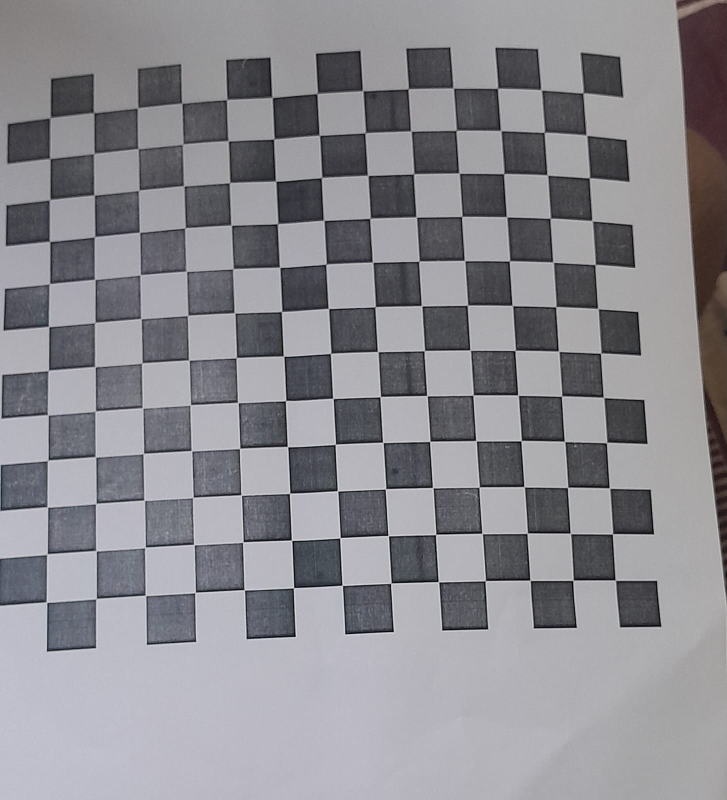
#> input picture Level 1/chessboard/11.jpeg, 1454 x 1600 px, given in place of 11.webp, which was not available (shown at 1/2 size)
$ python first.py
#> lines starting #> are read from the running program, lines starting #| are printed output that depends on the picture
import cv2 as cv

img = cv.imread('11.webp', 0)
#> img: shape (1600, 1454); min 0, max 230, mean 140.3
cv.imwrite('new_img.jpg', img)
cv.imshow('Image1', img)
img=cv.resize(img,(500,500),fx=1,fy=1,interpolation=cv.INTER_AREA)
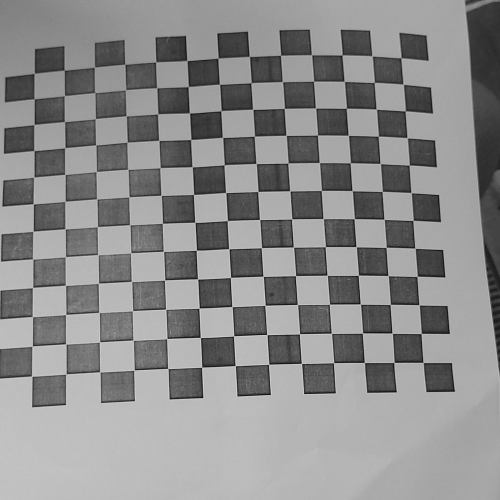
#> img: shape (500, 500); min 12, max 208, mean 140.3
cv.imshow('Image2', img)
cv.waitKey(0)
cv.destroyAllWindows()

$ run again, with Level 1/chessboard/1.jpeg copied over Level 1/chessboard/11.jpeg
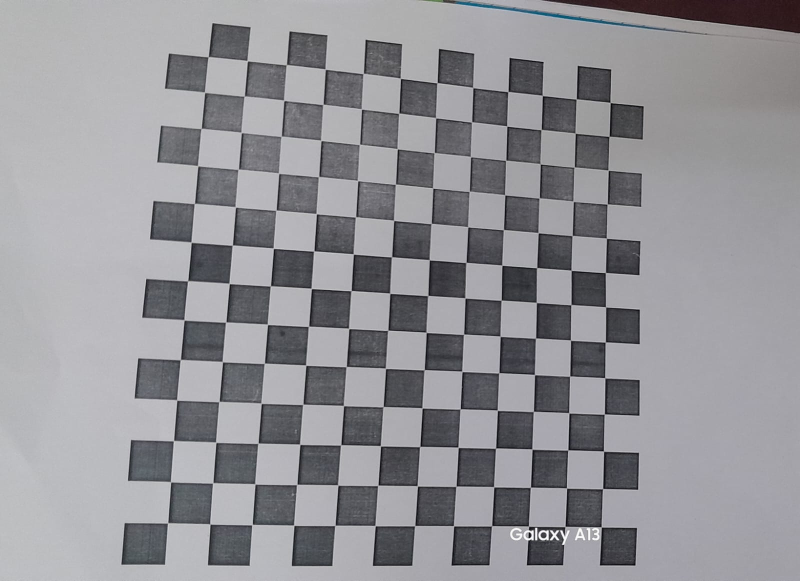
#> input picture Level 1/chessboard/1.jpeg, 1600 x 1162 px, given in place of 11.webp, which was not available (shown at 1/2 size)
#> `img=cv.resize(img,(500,500),fx=1,fy=1,interpolation=cv.INTER_AREA)`:
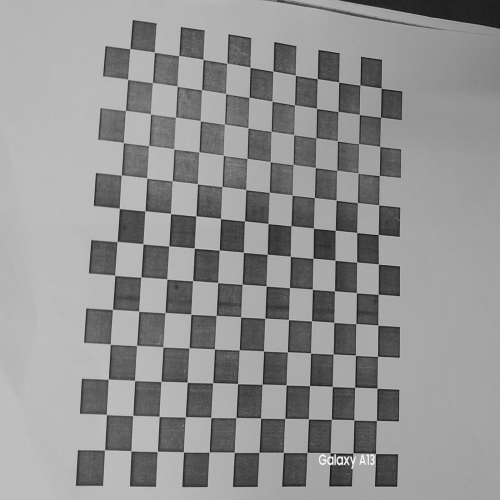
#> img: shape (500, 500); min 15, max 249, mean 146.8

$ run again, with Level 1/chessboard/10.jpeg copied over Level 1/chessboard/11.jpeg
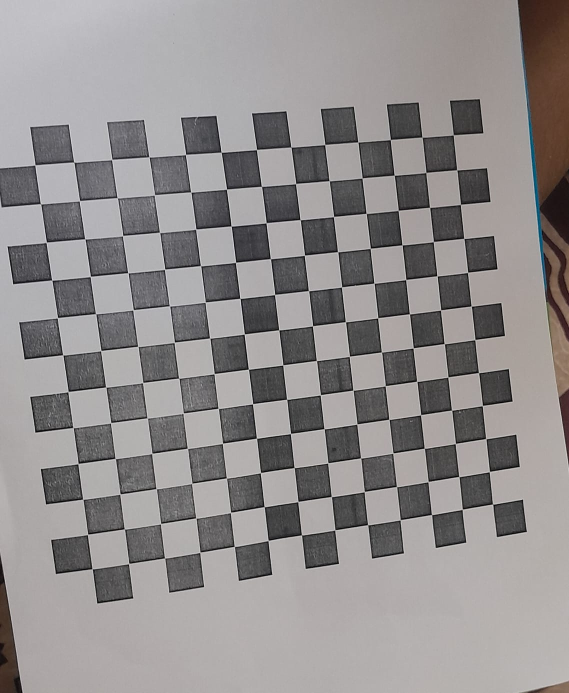
#> input picture Level 1/chessboard/10.jpeg, 1138 x 1386 px, given in place of 11.webp, which was not available (shown at 1/2 size)
#> `img=cv.resize(img,(500,500),fx=1,fy=1,interpolation=cv.INTER_AREA)`:
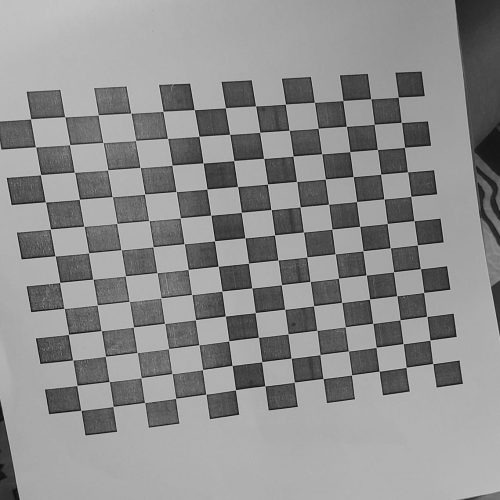
#> img: shape (500, 500); min 11, max 205, mean 142.5

$ run again, with Level 1/chessboard/2.jpeg copied over Level 1/chessboard/11.jpeg
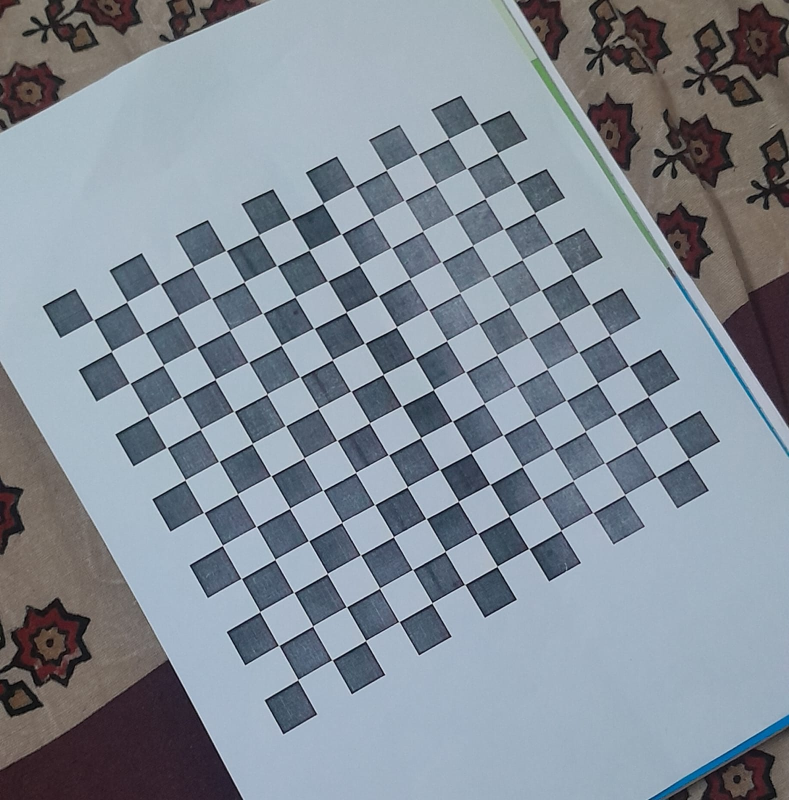
#> input picture Level 1/chessboard/2.jpeg, 1578 x 1600 px, given in place of 11.webp, which was not available (shown at 1/2 size)
#> `img = cv.imread('11.webp', 0)`:
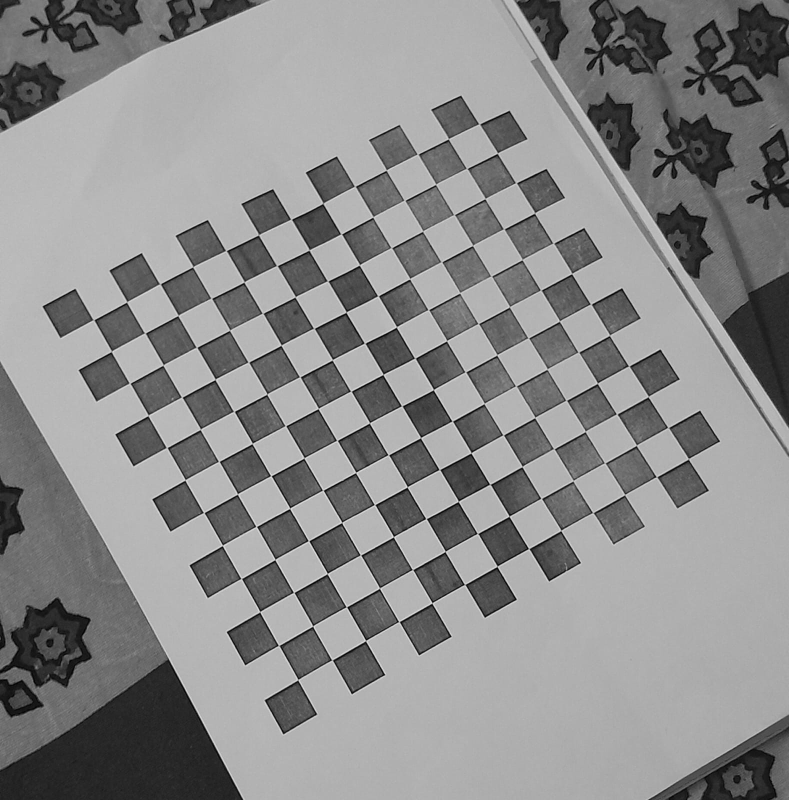
#> img: shape (1600, 1578) (shown at 1/2 size); min 0, max 244, mean 139.3
#> `img=cv.resize(img,(500,500),fx=1,fy=1,interpolation=cv.INTER_AREA)`:
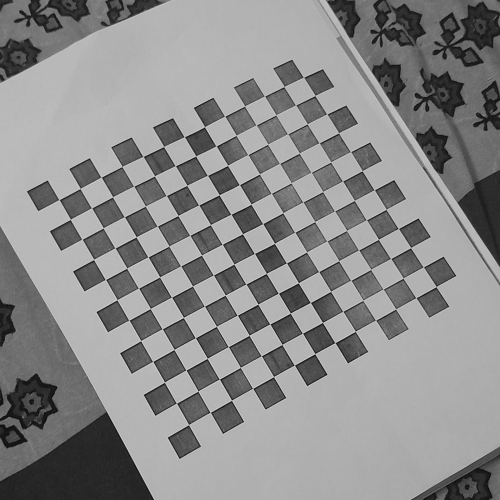
#> img: shape (500, 500); min 9, max 210, mean 139.3
